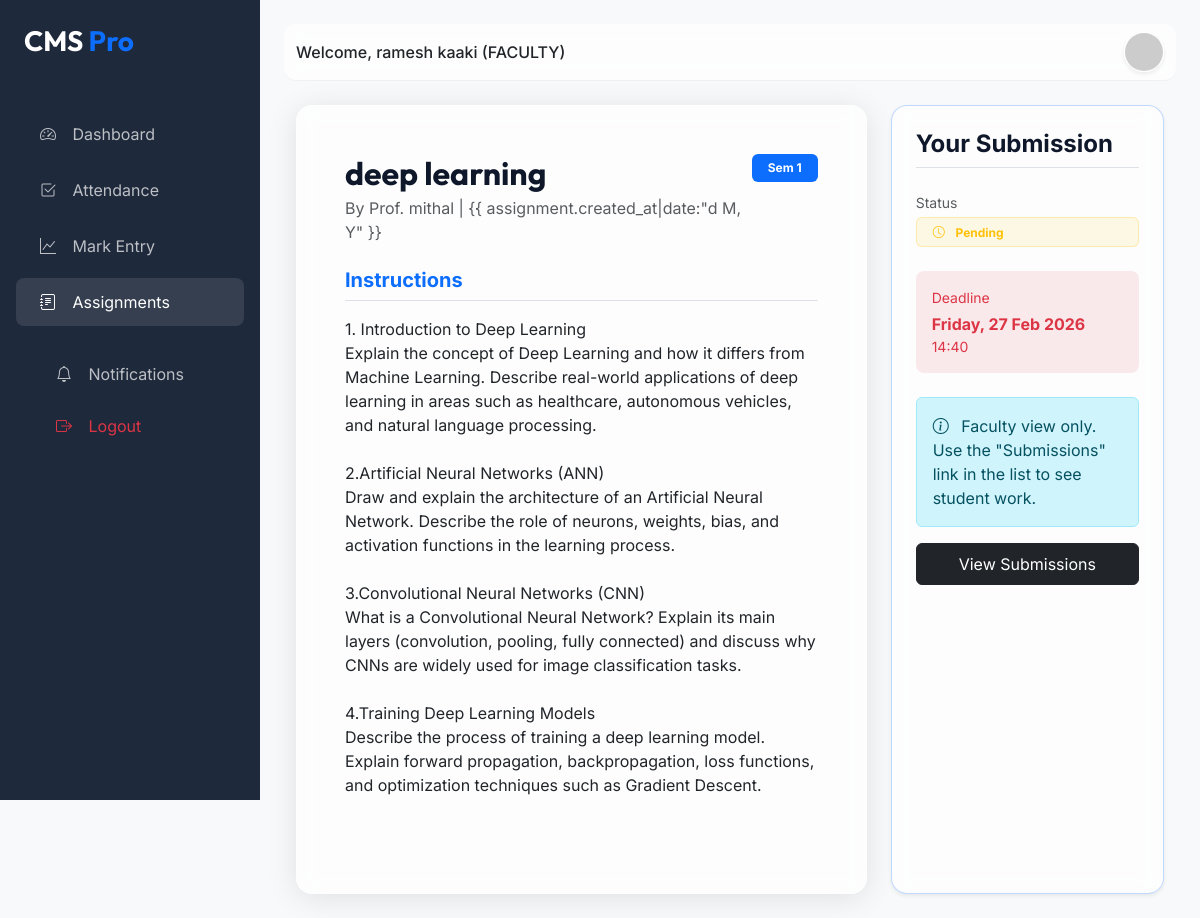
The app's page /assignments/view/1/ (signed in) with its own data.
### cms_app/models.py (models this page shows, shortened)
class User(AbstractUser):
    ADMIN = 'ADMIN'
    FACULTY = 'FACULTY'
    PRINCIPAL = 'PRINCIPAL'
    STUDENT = 'STUDENT'
    ROLE_CHOICES = (
        (ADMIN, 'Admin'),
        (FACULTY, 'Faculty'),
        (PRINCIPAL, 'Principal'),
        (STUDENT, 'Student'),
    )
    role = models.CharField(max_length=20, choices=ROLE_CHOICES, default=FACULTY)
    is_authorized = models.BooleanField(default=False)
    @property
    def unread_notifications_count(self):
        return self.notifications.filter(is_read=False).count()

class Assignment(models.Model):
    title = models.CharField(max_length=200)
    description = models.TextField()
    faculty = models.ForeignKey(Faculty, on_delete=models.CASCADE, related_name='assignments')
    department = models.CharField(max_length=100)
    semester = models.IntegerField()
    deadline = models.DateTimeField()
    file = models.FileField(upload_to='assignments/', blank=True, null=True)
    created_at = models.DateTimeField(auto_now_add=True)

class Faculty(models.Model):
    user = models.OneToOneField(User, on_delete=models.CASCADE, related_name='faculty_profile')
    department = models.CharField(max_length=100)
    designation = models.CharField(max_length=100)

### cms_app/views.py (the view)
# urls.py: path('assignments/view/<int:pk>/', views.assignment_detail, name='assignment_detail'),
@login_required
def assignment_detail(request, pk):
    assignment = get_object_or_404(Assignment, pk=pk)
    submission = None
    if request.user.role == User.STUDENT:
        submission = AssignmentSubmission.objects.filter(assignment=assignment, student=request.user.student_profile).first()
    if request.method == 'POST' and request.user.role == User.STUDENT:
        form = AssignmentSubmissionForm(request.POST, request.FILES, instance=submission)
        if form.is_valid():
            sub = form.save(commit=False)
            sub.assignment = assignment
            sub.student = request.user.student_profile
            sub.save()
            messages.success(request, "Assignment submitted successfully.")
            return redirect('assignment_detail', pk=pk)
    else:
        form = AssignmentSubmissionForm(instance=submission)
    return render(request, 'assignments/assignment_detail.html', {
        'assignment': assignment,
        'form': form,
        'submission': submission
    })

### templates/assignments/assignment_detail.html (shortened to what this page needs)
{% extends 'base.html' %}
{% block content %}
<div class="container-fluid">
    <div class="row g-4">
        <div class="col-lg-8">
            <div class="glass-card p-4 p-md-5 h-100">
                <div class="d-flex justify-content-between align-items-start mb-4">
                    <div>
                        <h2 class="fw-bold mb-1">{{ assignment.title }}</h2>
                        <span class="text-muted">By Prof. {{ assignment.faculty.user.last_name }} | {{
                            assignment.created_at|date:"d M, Y" }}</span>
                    </div>
                    <span class="badge bg-primary px-3 py-2">Sem {{ assignment.semester }}</span>
                </div>
                <div class="assignment-desc mb-5">
                    <h5 class="fw-bold mb-3 border-bottom pb-2 text-primary">Instructions</h5>
                    <p class="text-dark" style="white-space: pre-wrap;">{{ assignment.description }}</p>
                </div>
            </div>
        </div>
        <div class="col-lg-4">
            <div class="glass-card p-4 h-100 shadow-sm border-primary border-opacity-25">
                <h4 class="fw-bold mb-4 border-bottom pb-2">Your Submission</h4>
                <div class="mb-4">
                    <label class="text-muted small d-block mb-1">Status</label>
                    {% if submission %}
                    <span
                        class="badge bg-success bg-opacity-10 text-success border border-success border-opacity-25 px-3 py-2 w-100 text-start">
                        <i class="bi bi-check-circle-fill me-2"></i> Submitted
                    </span>
                    {% else %}
                    <span
                        class="badge bg-warning bg-opacity-10 text-warning border border-warning border-opacity-25 px-3 py-2 w-100 text-start">
                        <i class="bi bi-clock me-2"></i> Pending
                    </span>
                    {% endif %}
                </div>
                <div class="mb-4 p-3 bg-danger bg-opacity-10 rounded-3">
                    <label class="text-danger small d-block mb-1">Deadline</label>
                    <span class="fw-bold text-danger">{{ assignment.deadline|date:"l, d M Y" }}</span>
                    <div class="text-danger small">{{ assignment.deadline|date:"H:i" }}</div>
                </div>
                {% if user.role == "STUDENT" %}
                <form method="post" enctype="multipart/form-data">
                    {% csrf_token %}
                    <div class="mb-3">
                        <label class="form-label fw-bold">Upload Your Work</label>
                        {{ form.file }}
                    </div>
                    <div class="mb-3">
                        <label class="form-label fw-bold">Comments (Optional)</label>
                        {{ form.comment }}
                    </div>
                    <button type="submit" class="btn btn-primary w-100 py-3 mt-3">
                        {% if submission %}Update Submission{% else %}Submit Work{% endif %}
                    </button>
                </form>
                {% if submission %}
                <div class="mt-4 p-3 border rounded">
                    <small class="text-muted d-block mb-1">Previously Uploaded:</small>
                    <div class="d-flex align-items-center">
                        <i class="bi bi-file-earmark-check text-success me-2"></i>
                        <a href="{{ submission.file.url }}" target="_blank" class="small text-truncate">{{
                            submission.file.name }}</a>
                    </div>
                    <small class="text-muted d-block mt-1">On {{ submission.submitted_at|date:"d M, H:i" }}</small>
                </div>
                {% endif %}
                {% elif user.role == "FACULTY" %}
                <div class="alert alert-info">
                    <i class="bi bi-info-circle me-2"></i> Faculty view only. Use the "Submissions" link in the list to
                    see student work.
                </div>
                <a href="{% url 'submission_list' assignment.pk %}" class="btn btn-dark w-100 py-2">
                    View Submissions
                </a>
                {% endif %}
            </div>
        </div>
    </div>
</div>
{% endblock %}

### templates/base.html (shortened to what this page needs)
<!DOCTYPE html>
<html lang="en">
<head>
    <link href="https://cdn.jsdelivr.net/npm/bootstrap@5.3.0/dist/css/bootstrap.min.css" rel="stylesheet">
    <link rel="stylesheet" href="https://cdn.jsdelivr.net/npm/bootstrap-icons@1.11.1/font/bootstrap-icons.css">
</head>
<body>
    {% if user.is_authenticated %}
    <div class="sidebar" id="sidebar">
        <div class="p-4">
            <h3 class="fw-bold mb-4">CMS <span class="text-primary">Pro</span></h3>
        </div>
        <nav class="nav flex-column">
            <a class="nav-link {% if request.resolver_match.url_name == 'dashboard' %}active{% endif %}"
                href="{% url 'dashboard' %}">
                <i class="bi bi-speedometer2"></i> Dashboard
            </a>
            {% if user.role == 'FACULTY' %}
            <a class="nav-link {% if 'attendance' in request.path %}active{% endif %}"
                href="{% url 'attendance_mark' %}">
                <i class="bi bi-check2-square"></i> Attendance
            </a>
            <a class="nav-link {% if 'marks' in request.path %}active{% endif %}" href="{% url 'marks_list' %}">
                <i class="bi bi-graph-up"></i> Mark Entry
            </a>
            <a class="nav-link {% if 'assignments' in request.path %}active{% endif %}"
                href="{% url 'assignment_list' %}">
                <i class="bi bi-journal-text"></i> Assignments
            </a>
            {% endif %}
            <div class="mt-auto p-3">
                <a class="nav-link {% if 'notifications' in request.path %}active{% endif %}"
                    href="{% url 'notification_list' %}">
                    <i class="bi bi-bell"></i> Notifications
                </a>
                <a class="nav-link text-danger" href="{% url 'logout' %}">
                    <i class="bi bi-box-arrow-right"></i> Logout
                </a>
            </div>
        </nav>
    </div>
    {% endif %}
    <div class="{% if user.is_authenticated %}main-content{% else %}container{% endif %}">
        {% if user.is_authenticated %}
        <nav class="navbar navbar-expand-lg">
            <div class="container-fluid">
                <span class="navbar-text fw-medium text-dark">
                    Welcome, {{ user.get_full_name|default:user.username }} ({{ user.role }})
                </span>
                <div class="ms-auto d-flex align-items-center">
                    <div class="dropdown">
                        <a href="{% if user.role == 'STUDENT' %}{% url 'student_profile' %}{% elif user.role == 'FACULTY' %}{% url 'faculty_profile' %}{% elif user.role == 'PRINCIPAL' %}{% url 'principal_profile' %}{% else %}#{% endif %}"
                            title="View Profile">
                            <img src="https://ui-avatars.com/api/?name={{ user.username }}&background=random"
                                class="rounded-circle border border-white shadow-sm" width="40" height="40"
                                alt="avatar shadow-sm">
                        </a>
                    </div>
                </div>
            </div>
        </nav>
        {% endif %}
        {% block content %}{% endblock %}
    </div>
</body>
</html>

### templates/base.html (style rules this page uses)
:root { --primary-bg: #f8f9fa; --sidebar-bg: #1e293b; --accent-color: #3b82f6; --text-main: #0f172a; --card-glass: rgba(255, 255, 255, 0.7); }
body { font-family: 'Inter', sans-serif; background-color: var(--primary-bg); color: var(--text-main); overflow-x: hidden; }
h1, h2, h3, .navbar-brand { font-family: 'Outfit', sans-serif; }
.glass-card { background: var(--card-glass); backdrop-filter: blur(10px); border: 1px solid rgba(255, 255, 255, 0.3); border-radius: 16px; box-shadow: 0 4px 30px rgba(0, 0, 0, 0.1); }
.sidebar { height: 100vh; width: 260px; position: fixed; top: 0; left: 0; background-color: var(--sidebar-bg); color: white; transition: all 0.3s; z-index: 1000; }
.sidebar .nav-link { color: rgba(255, 255, 255, 0.7); padding: 12px 24px; border-radius: 8px; margin: 4px 16px; transition: 0.3s; }
.sidebar .nav-link:hover, .sidebar .nav-link.active { color: white; background-color: rgba(255, 255, 255, 0.1); }
.sidebar .nav-link i { margin-right: 12px; }
.main-content { margin-left: 260px; padding: 24px; transition: all 0.3s; }
.navbar { background: var(--card-glass); backdrop-filter: blur(10px); border-bottom: 1px solid rgba(0, 0, 0, 0.05); margin-bottom: 24px; border-radius: 12px; }

### records on screen
User: get_full_name "ramesh kaaki", role "FACULTY"
Assignment: title "deep learning", faculty.user.last_name "mithal", semester "1", description "1. Introduction to Deep Learning Explain the concept of Deep Learning and how it differs from Machine Learning. Describe real-world applications of deep learning in areas such as healthcare, autonomous vehicles, and natural language processing. 2.Artificial Neural Networks (ANN) Draw and explain the architecture of an Artificial Neural Network. Describe the role of neurons, weights, bias, and activation functions in the learning process. 3.Convolutional Neural Networks (CNN) What is a Convolutional Neural Network? Explain its main layers (convolution, pooling, fully connected) and discuss why CNNs are widely used for image classification tasks. 4.Training Deep Learning Models Describe the…", deadline "Friday, 27 Feb 2026", deadline "14:40"
